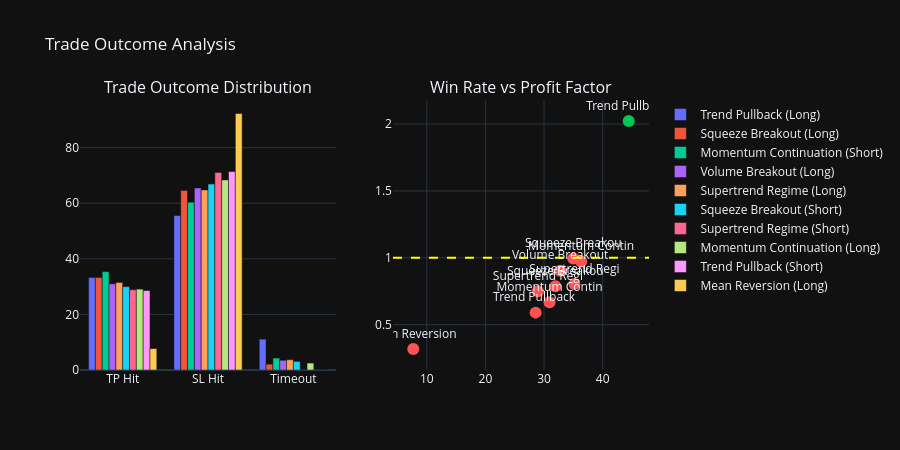

The notebook cell this image was saved under:
### Markdown cell above
## 7. Trade Distribution Analysis
How are wins, losses, and timeouts distributed for each strategy?

### Code cell
fig = make_subplots(rows=1, cols=2, subplot_titles=('Trade Outcome Distribution', 'Win Rate vs Profit Factor'))

for _, row in df_results.iterrows():
    fig.add_trace(go.Bar(
        name=row['Strategy'],
        x=['TP Hit', 'SL Hit', 'Timeout'],
        y=[row.get('TP Hit (%)', 0), row.get('SL Hit (%)', 0), row.get('Timeout (%)', 0)],
        showlegend=True
    ), row=1, col=1)

# Scatter: Win Rate vs Profit Factor
profitable_mask = df_results['Net Profit Factor'] > 1.0
fig.add_trace(go.Scatter(
    x=df_results[profitable_mask]['Win Rate (%)'],
    y=df_results[profitable_mask]['Net Profit Factor'],
    mode='markers+text',
    text=df_results[profitable_mask]['Strategy'].str[:15],
    textposition='top center',
    marker=dict(size=12, color='#00C853'),
    name='Profitable',
    showlegend=False
), row=1, col=2)

fig.add_trace(go.Scatter(
    x=df_results[~profitable_mask]['Win Rate (%)'],
    y=df_results[~profitable_mask]['Net Profit Factor'],
    mode='markers+text',
    text=df_results[~profitable_mask]['Strategy'].str[:15],
    textposition='top center',
    marker=dict(size=12, color='#FF5252'),
    name='Losing',
    showlegend=False
), row=1, col=2)

fig.add_hline(y=1.0, line_dash='dash', line_color='yellow', row=1, col=2)

fig.update_layout(template='plotly_dark', height=450, barmode='group',
                  title='Trade Outcome Analysis')
fig.show()

### Figure 1 — Plotly figure (JSON) as saved in the notebook; plotly's stock layout.template omitted (floating-point values rounded to 4 significant figures)
{"data": [{"name": "Trend Pullback (Long)", "showlegend": true, "type": "bar", "x": ["TP Hit", "SL Hit", "Timeout"], "xaxis": "x", "y": [33.3, 55.6, 11.1], "yaxis": "y"}, {"name": "Squeeze Breakout (Long)", "showlegend": true, "type": "bar", "x": ["TP Hit", "SL Hit", "Timeout"], "xaxis": "x", "y": [33.3, 64.6, 2.1], "yaxis": "y"}, {"name": "Momentum Continuation (Short)", "showlegend": true, "type": "bar", "x": ["TP Hit", "SL Hit", "Timeout"], "xaxis": "x", "y": [35.4, 60.4, 4.3], "yaxis": "y"}, {"name": "Volume Breakout (Long)", "showlegend": true, "type": "bar", "x": ["TP Hit", "SL Hit", "Timeout"], "xaxis": "x", "y": [31, 65.5, 3.5], "yaxis": "y"}, {"name": "Supertrend Regime (Long)", "showlegend": true, "type": "bar", "x": ["TP Hit", "SL Hit", "Timeout"], "xaxis": "x", "y": [31.5, 64.8, 3.7], "yaxis": "y"}, {"name": "Squeeze Breakout (Short)", "showlegend": true, "type": "bar", "x": ["TP Hit", "SL Hit", "Timeout"], "xaxis": "x", "y": [30, 66.9, 3.1], "yaxis": "y"}, {"name": "Supertrend Regime (Short)", "showlegend": true, "type": "bar", "x": ["TP Hit", "SL Hit", "Timeout"], "xaxis": "x", "y": [28.9, 71.1, 0], "yaxis": "y"}, {"name": "Momentum Continuation (Long)", "showlegend": true, "type": "bar", "x": ["TP Hit", "SL Hit", "Timeout"], "xaxis": "x", "y": [29.1, 68.4, 2.5], "yaxis": "y"}, {"name": "Trend Pullback (Short)", "showlegend": true, "type": "bar", "x": ["TP Hit", "SL Hit", "Timeout"], "xaxis": "x", "y": [28.6, 71.4, 0], "yaxis": "y"}, {"name": "Mean Reversion (Long)", "showlegend": true, "type": "bar", "x": ["TP Hit", "SL Hit", "Timeout"], "xaxis": "x", "y": [7.7, 92.3, 0], "yaxis": "y"}, {"marker": {"color": "#00C853", "size": 12}, "mode": "markers+text", "name": "Profitable", "showlegend": false, "text": ["Trend Pullback "], "textposition": "top center", "type": "scatter", "x": [44.44], "xaxis": "x2", "y": [2.023], "yaxis": "y2"}, {"marker": {"color": "#FF5252", "size": 12}, "mode": "markers+text", "name": "Losing", "showlegend": false, "text": ["Squeeze Breakou", "Momentum Contin", "Volume Breakout", "Supertrend Regi", "Squeeze Breakou", "Supertrend Regi", "Momentum Contin", "Trend Pullback ", "Mean Reversion "], "textposition": "top center", "type": "scatter", "x": [35.0, 36.33, 32.74, 35.19, 31.92, 28.95, 30.94, 28.57, 7.69], "xaxis": "x2", "y": [0.994, 0.972, 0.903, 0.804, 0.788, 0.749, 0.667, 0.59, 0.318], "yaxis": "y2"}], "layout": {"annotations": [{"font": {"size": 16}, "showarrow": false, "text": "Trade Outcome Distribution", "x": 0.225, "xanchor": "center", "xref": "paper", "y": 1, "yanchor": "bottom", "yref": "paper"}, {"font": {"size": 16}, "showarrow": false, "text": "Win Rate vs Profit Factor", "x": 0.775, "xanchor": "center", "xref": "paper", "y": 1, "yanchor": "bottom", "yref": "paper"}], "barmode": "group", "height": 450, "shapes": [{"line": {"color": "yellow", "dash": "dash"}, "type": "line", "x0": 0, "x1": 1, "xref": "x2 domain", "y0": 1, "y1": 1, "yref": "y2"}], "title": {"text": "Trade Outcome Analysis"}, "xaxis": {"anchor": "y", "domain": [0, 0.45]}, "xaxis2": {"anchor": "y2", "domain": [0.55, 1]}, "yaxis": {"anchor": "x", "domain": [0, 1]}, "yaxis2": {"anchor": "x2", "domain": [0, 1]}}}
